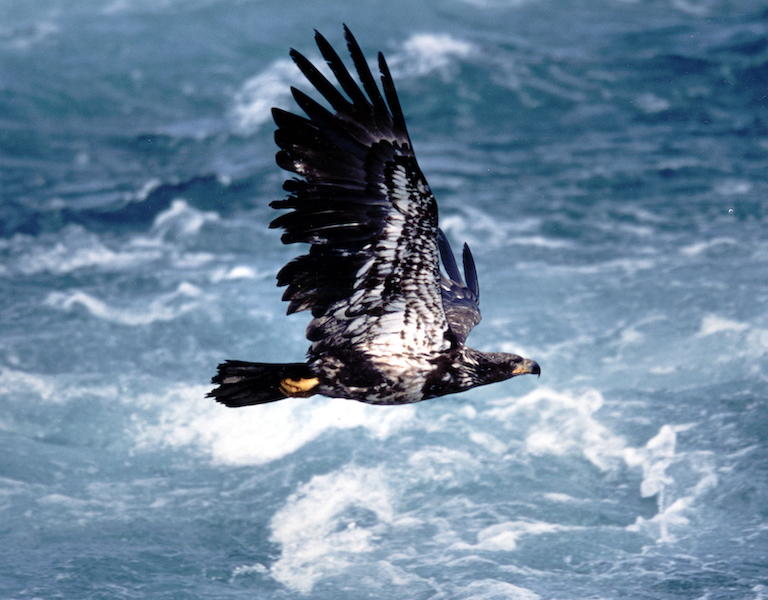
#> input picture eagle.jpg, 768 x 600 px
$ jupyter execute --allow-errors EXP12_DIPT.ipynb
#> lines starting #> are read from the running program, lines starting #| are printed output that depends on the picture; after the words box and inside, x2 and y2 are one past the last pixel; in counts of white or black regions, pixels touching at a corner belong together
### EXPT-12 Face Detection with Haar Cascades
### Name : AMIRTHA VARSHINI M
### Register Number : 2122242

[cell 1]
import cv2
import numpy as np
import matplotlib.pyplot as plt

[cell 2]
# Step 1: Read the image and convert the image into RGB
image = cv2.imread('eagle.jpg')  # Replace with your image path
#> image is the input picture: shape (600, 768, 3); mean B, G, R 156.6, 133.3, 108.4
image_rgb = cv2.cvtColor(image, cv2.COLOR_BGR2RGB)

[cell 3]
# Step 2: Display the original image
plt.imshow(image_rgb)
plt.title("Original Image")
plt.axis('on')
plt.show()

[cell 4]
# Step 4: Set the pixels to display the ROI (Region of Interest)
# Define the coordinates for the Region of Interest (ROI)
# (startY:endY, startX:endX)
roi = image[100:420, 200:550]  # ROI coordinates (adjust as needed)
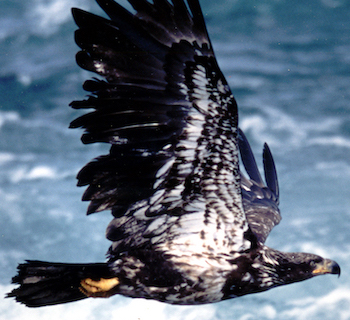
#> roi: shape (320, 350, 3); mean B, G, R 121.3, 104.5, 90.6

# Create a blank mask of the same size as the original image
mask = np.zeros_like(image)

# Place the ROI on the mask
mask[100:420, 200:550] = roi
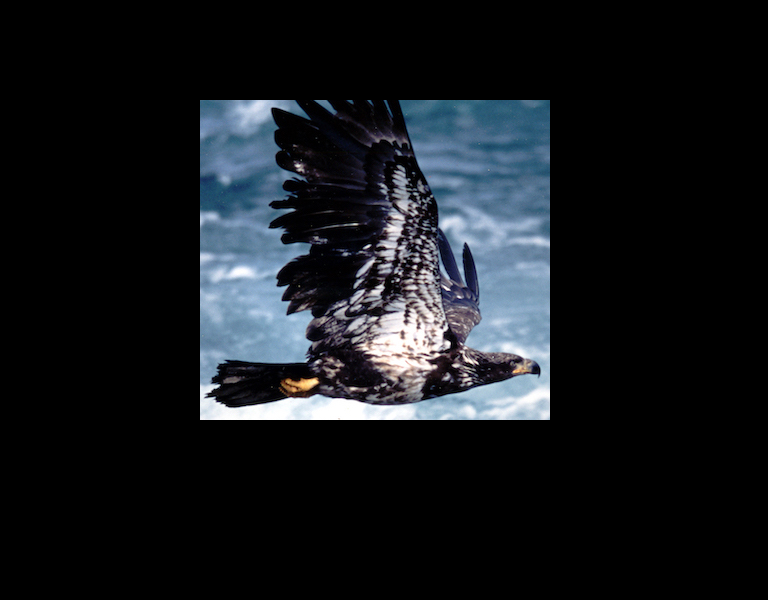
#> mask: shape (600, 768, 3); mean B, G, R 29.5, 25.4, 22

[cell 5]
# Step 5: Perform bitwise conjunction of the two arrays using bitwise_and
segmented_roi = cv2.bitwise_and(image, mask)

[cell 6]
# Step 6: Display the segmented ROI from the image
segmented_roi_rgb = cv2.cvtColor(segmented_roi, cv2.COLOR_BGR2RGB)
plt.imshow(segmented_roi_rgb)
plt.title("Segmented ROI")
plt.axis('off')
plt.show()

[cell 7]
import cv2
import numpy as np
import matplotlib.pyplot as plt

[cell 8]
# Step 1: Read the image and convert it to RGB for displaying
image = cv2.imread('eagle.jpg')  # Replace with your actual image file path
image_rgb = cv2.cvtColor(image, cv2.COLOR_BGR2RGB)  # Convert BGR to RGB

[cell 9]
# Original Image
plt.imshow(image_rgb)
plt.title("Original Image")
plt.axis('off')

[cell 10]
# Step 2: Convert the image to grayscale
gray_image = cv2.cvtColor(image, cv2.COLOR_BGR2GRAY)  # Convert to grayscale
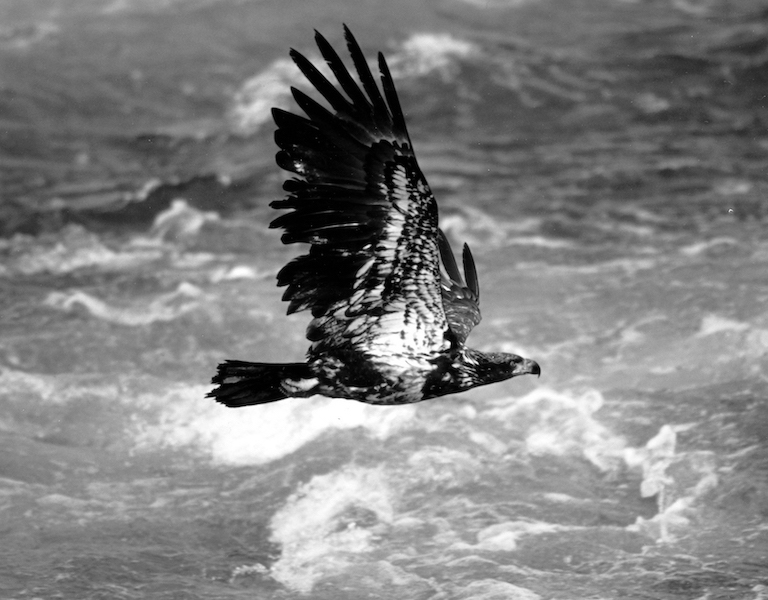
#> gray_image: shape (600, 768); min 0, max 255, mean 128.5

[cell 11]
# Step 3: Apply Gaussian blur to reduce noise
blurred_image = cv2.GaussianBlur(gray_image, (5, 5), 0)  # Apply Gaussian blur (5x5 kernel)

[cell 12]
# Step 5: Use Canny edge detector to find edges
edges = cv2.Canny(blurred_image, 50, 150)  # Detect edges using Canny (thresholds 50 and 150)
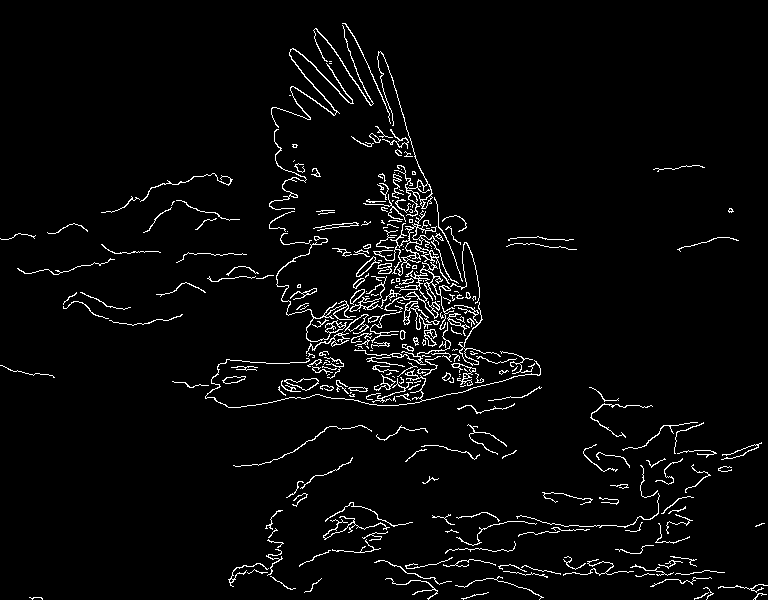
#> edges: shape (600, 768); 3.5% white in thin lines or dots

[cell 13]
# Canny Edge Detection
plt.imshow(edges, cmap='gray')
plt.title("Canny Edge Detection")
plt.axis('off')

[cell 14]
# Step 6: Find contours in the edged image
contours, _ = cv2.findContours(edges, cv2.RETR_EXTERNAL, cv2.CHAIN_APPROX_SIMPLE)
#> contours = 284 contours, 234 with area under 20; largest, box (x1, y1, x2, y2) and area: (377, 51, 433, 217) 356, (373, 210, 459, 284) 282, (395, 262, 455, 330) 274, (276, 236, 356, 342) 230, (284, 378, 319, 391) 220

[cell 15]
# Step 7: Filter contours based on area and draw bounding boxes
result_image = image.copy()  # Create a copy of the original image to draw bounding boxes
for contour in contours:
    if cv2.contourArea(contour) > 50:  # Filter out small areas
        x, y, w, h = cv2.boundingRect(contour)  # Get the bounding box for the contour
        cv2.rectangle(result_image, (x, y), (x + w, y + h), (0, 255, 0), 2)  # Draw the rectangle
#> this loop made 284 passes
#> (x, y, w, h) on passes 83, 95, 100, 102, 115, 121, 146, 148, 150, 155, 157, 164: (348, 387, 20, 5), (284, 378, 35, 13), (222, 376, 24, 8), (374, 374, 22, 17), (451, 363, 25, 23), (205, 358, 336, 50), (306, 332, 44, 22), (424, 329, 13, 18), (354, 322, 97, 43), (344, 314, 25, 20), (447, 313, 23, 23), (454, 302, 47, 64)
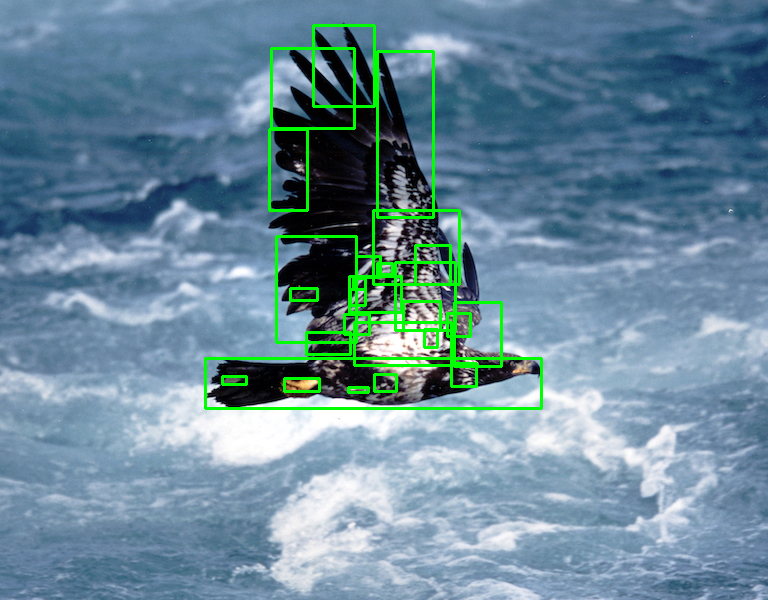
#> result_image: shape (600, 768, 3); 3.03% of pixels changed, all inside (x1, y1, x2, y2) = (204, 24, 543, 410)

[cell 16]
# Handwriting Detection Result
plt.imshow(cv2.cvtColor(result_image, cv2.COLOR_BGR2RGB))
plt.title("Handwriting Detection")
plt.axis('off')

[cell 17]
# Handwriting Detection Result
plt.imshow(cv2.cvtColor(result_image, cv2.COLOR_BGR2RGB))
plt.title("Handwriting Detection")
plt.axis('off')

[cell 18]
import cv2
import numpy as np
import matplotlib.pyplot as plt

[cell 19]
config_file = 'deploy.prototxt.txt'  # Path to the config file
weights = 'mobilenet_iter_73000 (1).caffemodel'  # Path to the weights file

#> (a cell that did not finish here is left out)

#> (a cell that did not finish here is left out)

[cell 22]
# Step 5: Read the image
image = cv2.imread('eagle.jpg')  # Replace with your image path
(h, w) = image.shape[:2]
#> h = 600; w = 768
